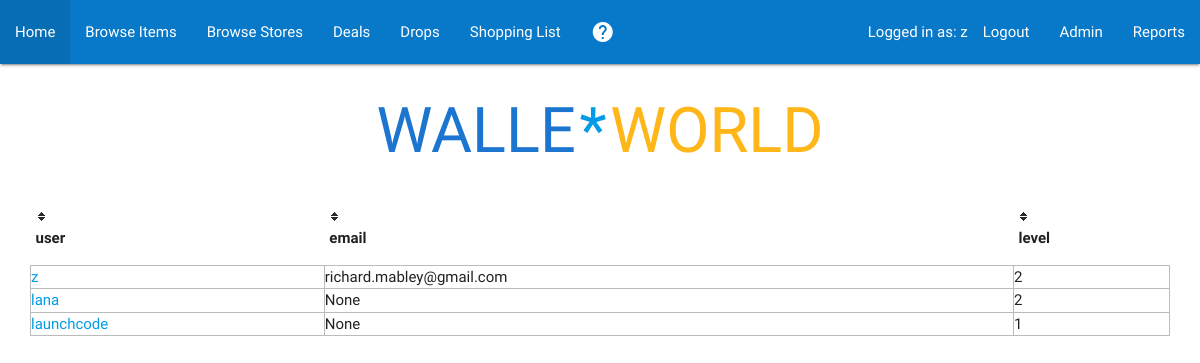
The app's page /admin/users (signed in) with its own data.
### tables this page shows
CREATE TABLE users (
  uid integer primary key autoincrement,
  username text unique not null,
  hash text not null,
  email text
, LEVEL integer NOT NULL DEFAULT 1);

### application.py (the view, shortened to what this page needs)
@app.route('/admin/users', methods=['GET', 'POST'])
@login_required
def users():
    db= get_db()
    level = query_db('SELECT level FROM users where uid=?',[session["user_id"]],one=True)['level']
    if level > 1:
            if request.method=="GET":
                if request.args.get("user"):
                    user = query_db('SELECT * FROM users where username=?',[request.args.get("user")])
                    if user:
                        return render_template("user.html", user=user)
                    else:
                        return render_template("sorry.html", message="User not found!")
                else:
                    users = query_db('SELECT * FROM users')
                    return render_template("users.html", users=users)
    else:
        return render_template("sorry.html", message="You're no administrator!")

### application.py (called while the page is built)
def connect_db():
    rv = sqlite3.connect(app.config['DATABASE'])
    rv.row_factory = sqlite3.Row
    return rv

def query_db(query, args=(), one=False):
    cur = get_db().execute(query, args)
    rv = cur.fetchall()
    cur.close()
    return (rv[0] if rv else None) if one else rv

def get_db():
    if not hasattr(g, 'sqlite_db'):
        g.sqlite_db = connect_db()
    return g.sqlite_db

### helpers.py (called while the page is built)
def login_required(f):
    @wraps(f)
    def decorated_function(*args, **kwargs):
        if session.get("user_id") is None:
            return redirect("/login")
        return f(*args, **kwargs)
    return decorated_function

### templates/users.html
{% extends "layout.html" %} {% block body %}
<table id="users" class="tablesorter">
    <thead>
        <tr>
            <th>user</th>
            <th>email</th>
            <th>level</th>
        </tr>
    </thead>
    <tbody>
        {% for user in users %}
        <tr>
            <td><a href="/admin/users?user={{user.username}}">{{user.username}}</a></td>
            <td>{{user.email}}</td>
            <td>{{user.level}}</td>
        </tr>
        {%endfor%}
    </tbody>
</table>
{% endblock %}

### static/style.css (style rules this page uses)
td { padding: 0; border: 1px solid #bbbbbb; }
table.tablesorter thead tr .header { background-image: url(bg.gif); background-repeat: no-repeat; cursor: pointer; }

### records on screen
users: username "z", email "richard.mabley@gmail.com", level "2"
users: username "lana", email "None", level "2"
users: username "launchcode", email "None", level "1"

### other values on screen
{{ session.username }} "z"
